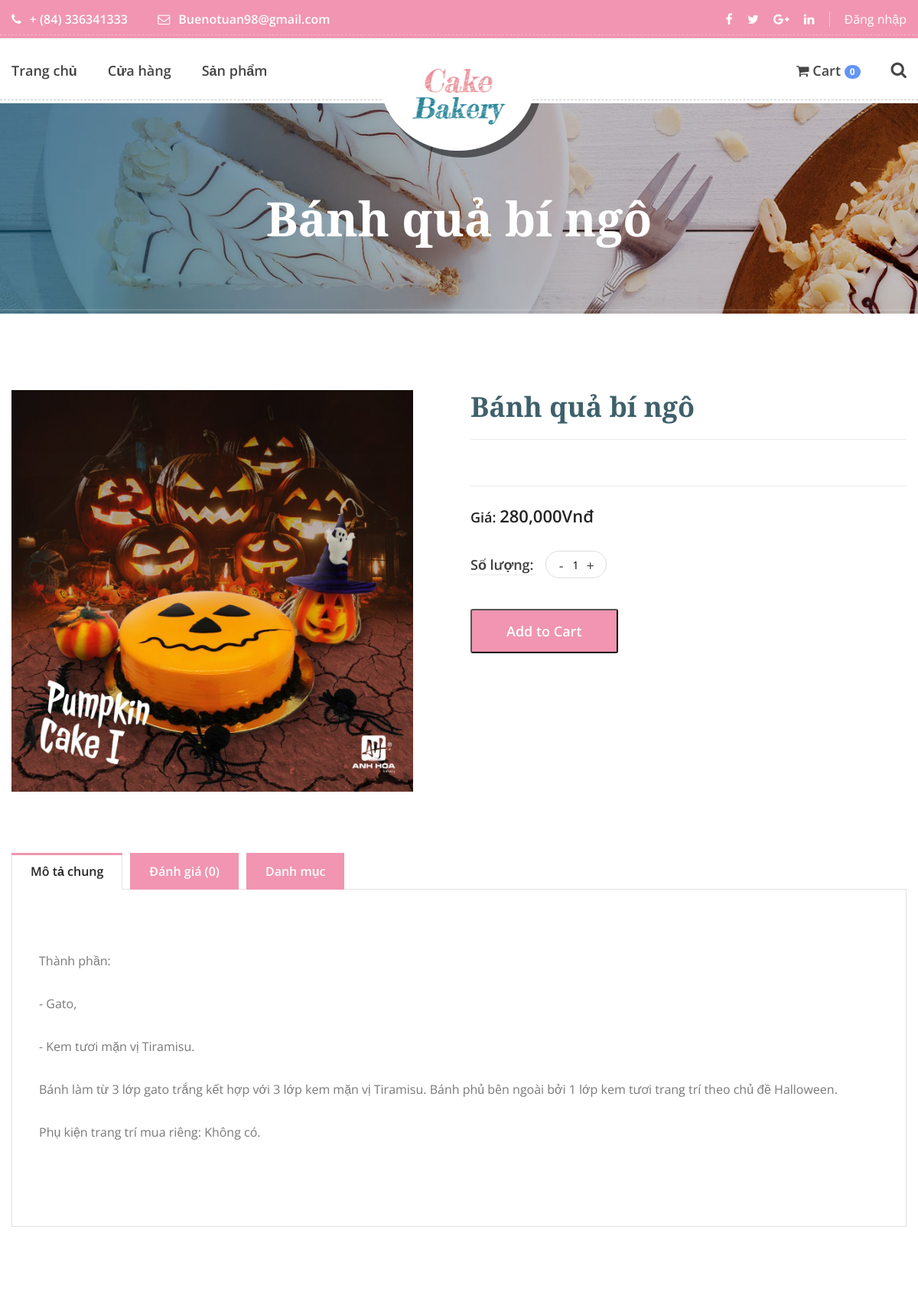
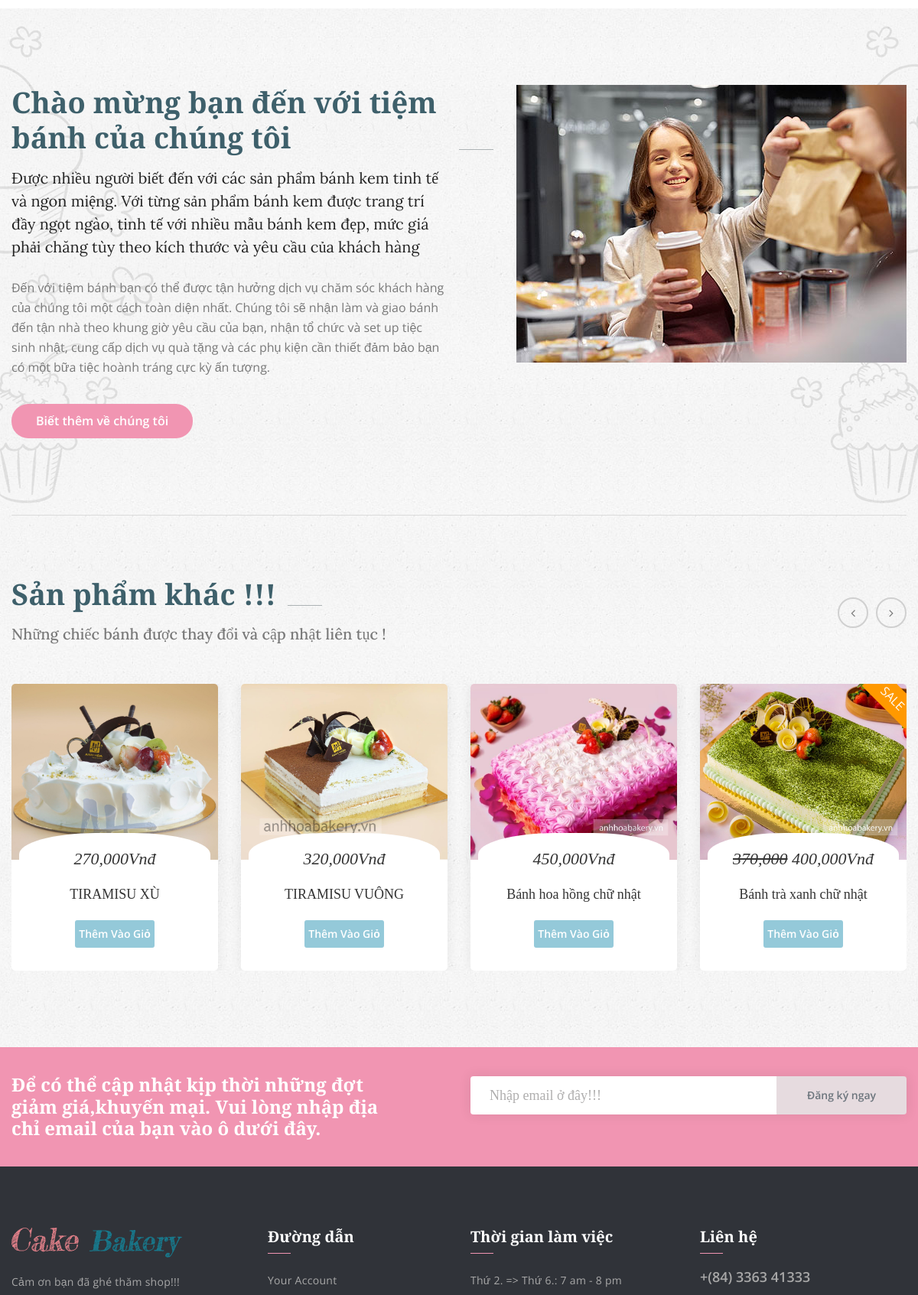
/index.php?controller=Product&action=detail&id=71 (upper part), run on the app's committed database (2 pictures, top to bottom).
### tables this page shows
CREATE TABLE `products` (
  `id` int(10) UNSIGNED NOT NULL,
  `name` varchar(100) DEFAULT NULL,
  `id_type` int(10) UNSIGNED DEFAULT NULL,
  `description` text DEFAULT NULL,
  `content` text NOT NULL,
  `unit_price` float DEFAULT NULL,
  `promotion_price` float DEFAULT NULL,
  `image` varchar(255) DEFAULT NULL,
  `unit` varchar(255) DEFAULT NULL,
  `new` tinyint(4) DEFAULT 0,
  `created_at` timestamp NULL DEFAULT NULL,
  `updated_at` timestamp NULL DEFAULT NULL
);

### Mvc/Frontend/Controllers/ProductController.php (called while the page is built, shortened)
<?php
	include "Mvc/Frontend/Models/ProductModel.php";
	class ProductController extends Controller{
		public function detail(){
			$id = isset($_GET["id"])&&is_numeric($_GET["id"])?$_GET["id"]:0;
			$record = $this->modelDetail($id);
			$this->renderHTML("Mvc/Frontend/Views/ProductDetailView.php",array("record"=>$record));
		}
	}
 ?>

### index.php (called while the page is built, shortened)
<?php
	include "App/Routing.php";
 ?>

### Mvc/Frontend/Models/ProductModel.php (called while the page is built, shortened)
<?php
	trait ProductModel{
		public function modelDetail($id){
			$conn = Connection::getInstance();
			$query = $conn->prepare("select * from products where id=:id");
			$query->execute(array("id"=>$id));
			return $query->fetch();
		}
		public function modelOtherProduct($id_other){
			$conn = Connection::getInstance();
			$query = $conn->prepare("select * from products where id<>:id_other order by id desc limit 2,6");
			$query->execute(array("id_other"=>$id_other));
			return $query->fetchAll();
		}
	}
 ?>

### Mvc/Frontend/Views/ProductDetailView.php (the view, shortened to what this page needs)
<!DOCTYPE html>
<html lang="en">
<head>  <base href="http://localhost/dev/">
        <link href="Assets/Frontend/css/font-awesome.min.css" rel="stylesheet">
        <link href="Assets/Frontend/vendors/linearicons/style.css" rel="stylesheet">
        <link href="Assets/Frontend/vendors/flat-icon/flaticon.css" rel="stylesheet">
        <link href="Assets/Frontend/vendors/stroke-icon/style.css" rel="stylesheet">
        <link href="Assets/Frontend/css/bootstrap.min.css" rel="stylesheet">
        <link href="Assets/Frontend/vendors/revolution/css/settings.css" rel="stylesheet">
        <link href="Assets/Frontend/vendors/revolution/css/layers.css" rel="stylesheet">
        <link href="Assets/Frontend/vendors/revolution/css/navigation.css" rel="stylesheet">
        <link href="Assets/Frontend/vendors/animate-css/animate.css" rel="stylesheet">
        <link href="Assets/Frontend/vendors/owl-carousel/owl.carousel.min.css" rel="stylesheet">
        <link href="Assets/Frontend/vendors/magnifc-popup/magnific-popup.css" rel="stylesheet">
        <link href="Assets/Frontend/vendors/jquery-ui/jquery-ui.min.css" rel="stylesheet">
        <link href="Assets/Frontend/vendors/nice-select/css/nice-select.css" rel="stylesheet">
        <link href="Assets/Frontend/css/style.css" rel="stylesheet">
        <link rel="stylesheet" type="text/css" href="Assets/Frontend/css/my_style.css">
        <link href="Assets/Frontend/css/responsive.css" rel="stylesheet">
    </head>
    <body>
		 <?php include "Mvc/Frontend/Views/HeaderView.php";
         include "Mvc/Frontend/Controllers/CategoryController.php";
         ?>
        <section class="banner_area">
        	<div class="container">
        		<div class="banner_text">
        			<h3><?php echo $record->name; ?></h3>
        		</div>
        	</div>
        </section>
        <section class="product_details_area p_100">
        	<div class="container">
        		<div class="row product_d_price">
        			<div class="col-lg-6">
        				<div class="product_img"><img class="img-fluid" style="width: 525px; height: auto;object-fit: cover;" src="Assets/Upload/Products/<?php echo $record->image; ?>" alt=""></div>
        			</div>
        			<div class="col-lg-6">
                        <form method="post" action="index.php?controller=Cart">
        				<div class="product_details_text">
        					<h4><?php echo $record->name; ?></h4>
        					<p><?php echo isset($record->content)? $record->content :''  ?></p>
        					<h5>Giá: <?php if ($record->promotion_price==0): ?>
									<span><?php echo number_format($record->unit_price); ?></span><span>Vnđ</span>
								<?php else: ?>
									<del><?php echo number_format($record->unit_price); ?></del>&nbsp;&nbsp;
									<span><?php echo number_format($record->promotion_price); ?></span>&nbsp;<span>Vnđ</span>
								<?php endif ?></h5>
                            <div class="quantity" style="margin-bottom: 40px;">
                                <p>Số lượng:</p>
                                <div class="pro-qty" style="border: 1px solid #ddd;"><input name="qty" type="text" value="1"></div>
                            </div>
        					<button class="pink_more" onclick="window.location.href='index.php?controller=Cart&action=add&id=<?php echo $rows->id; ?>'" href="">Add to Cart</button>
        				</div>
                        </form>
        			</div>
        		</div>
        		<div class="product_tab_area">
					<nav>
						<div class="nav nav-tabs" id="nav-tab" role="tablist">
							<a class="nav-item nav-link active" id="nav-home-tab" data-toggle="tab" href="#nav-home" role="tab" aria-controls="nav-home" aria-selected="true">Mô tả chung</a>
							<a class="nav-item nav-link" id="nav-profile-tab" data-toggle="tab" href="#nav-profile" role="tab" aria-controls="nav-profile" aria-selected="false">Đánh giá (0)</a>
							<a class="nav-item nav-link" id="nav-contact-tab" data-toggle="tab" href="#nav-contact" role="tab" aria-controls="nav-contact" aria-selected="false">Danh mục</a>
						</div>
					</nav>
					<div class="tab-content" id="nav-tabContent">
						<div class="tab-pane fade show active" id="nav-home" role="tabpanel" aria-labelledby="nav-home-tab">
							<p><?php echo isset($record->description)? $record->description :''  ?></p>
						</div>
					</div>
        		</div>
        	</div>
        </section>
       <section class="welcome_bakery_area">
  <div class="container">
    <div class="welcome_bakery_inner p_100">
      <div class="row">
        <div class="col-lg-6">
          <div class="main_title">
            <h2>Chào mừng bạn đến với tiệm bánh của chúng tôi</h2>
            <p>Được nhiều người biết đến với các sản phẩm bánh kem tinh tế và ngon miệng. Với từng sản phẩm bánh kem được trang trí đầy ngọt ngào, tinh tế với nhiều mẫu bánh kem đẹp, mức giá phải chăng tùy theo kích thước và yêu cầu của khách hàng</p>
          </div>
          <div class="welcome_left_text">
            <p>Đến với tiệm bánh bạn có thể được tận hưởng dịch vụ chăm sóc khách hàng của chúng tôi một cách toàn diện nhất. Chúng tôi sẽ nhận làm và giao bánh đến tận nhà theo khung giờ yêu cầu của bạn, nhận tổ chức và set up tiệc sinh nhật, cung cấp dịch vụ quà tặng và các phụ kiện cần thiết đảm bảo bạn có một bữa tiệc hoành tráng cực kỳ ấn tượng.</p>
            <a class="pink_btn" href="#">Biết thêm về chúng tôi</a>
          </div>
        </div>
        <div class="col-lg-6">
          <div class="welcome_img">
            <img class="img-fluid" src="Assets/Frontend/img/cake-feature/welcome-right.jpg" alt="">
          </div>
        </div>
      </div>
    </div>
    <div class="cake_feature_inner">
      <div class="main_title">
        <h2>Sản phẩm khác !!!</h2>
        <h5> Những chiếc bánh được thay đổi và cập nhật liên tục !</h5>
      </div>
      <div class="cake_feature_slider owl-carousel">
        <?php  $id_other= isset($_GET["id"])&&is_numeric($_GET["id"])?$_GET["id"]:0;
        $data= $this->modelOtherProduct($id_other);
         foreach ($data as $rows): ?>
        <div class="item">
          <div class="cake_feature_item">
            <a href="index.php?controller=Product&action=detail&id=<?php echo $rows->id; ?> ">
              <div class="cake_img">
                <img  height="230px;" style="object-fit: cover;" src="Assets/Upload/Products/<?php echo $rows->image; ?>" alt="">
              </div>
            </a>
            <?php if ($rows->promotion_price != 0): ?>
              <div class="ribbon-wrapper"><div class="ribbon sale">Sale</div></div>
            <?php endif ?>
            <div class="cake_text">
              <h4 class="animated flash" style="font-size:22px;width: 250px; height: 70px; border-radius:40%;" >
                <?php if ($rows->promotion_price==0): ?>
                  <span><?php echo $unit_price =number_format($rows->unit_price); ?></span><span>Vnđ</span>
                <?php else: ?>
                  <del><?php echo $promotion_price=number_format($rows->promotion_price); ?></del>
                  <span><?php echo $unit_price=number_format($rows->unit_price); ?></span><span>Vnđ</span>
                <?php endif ?>
                </h4>
              <h3 style=""><?php echo $rows->name; ?></h3>
              <a class="pest_btn" href="index.php?controller=Cart&action=add&id=<?php echo $rows->id; ?>">Thêm Vào Giỏ</a>
            </div>
          </div>
        </div>
        <?php endforeach; ?>
      </div>
    </div>
  </div>
</section>
        <?php include "Mvc/Frontend/Views/FooterView.php"; ?>
    </body>
</html>

### Assets/Frontend/css/my_style.css (style rules this page uses)
.ribbon-wrapper { width:60px; height:60px; overflow:hidden; position:absolute; top:-2px; right:-1px; z-index: 0; }
.ribbon { color:#fff; text-align:center; -webkit-transform:rotate(45deg); -moz-transform:rotate(45deg); -ms-transform:rotate(45deg); -o-transform:rotate(45deg); position:relative; padding:4px 0; left:1px; top:4px; width:80px; text-transform:uppercase; background-color:#3a5c83 }
.ribbon:before,.ribbon:after { content:""; border-top:3px solid #6e8900; border-left:3px solid transparent; border-right:3px solid transparent; position:absolute; bottom:-3px }
.ribbon:before { left:0 }
.ribbon:after { right:0 }
.ribbon.sale { background-color:#f90 }
.quantity p { float: left; margin-right: 15px; font-weight: 600; color: #414141; padding:0px; padding-top: 5px; margin-bottom: 0; font-size: 18px; }
.quantity .pro-qty { width: 94px; height: 36px; border: 1px solid #ddd; padding: 0 15px; border-radius: 40px; float: left; }
.quantity .pro-qty input { width: 28px; float: left; border: none; height: 36px; line-height: 40px; padding: 0; font-size: 14px; text-align: center; background-color: transparent; }
.quantity { margin-bottom: 0; -webkit-box-pack: center; -ms-flex-pack: center; justify-content: center; }
.quantity .pro-qty { width: 80px; background: #fff; border-color: #fff; }
*, *:before, *:after { box-sizing: border-box; }

### data on the page
products: name "Bánh quả bí ngô", image (picture), unit_price "280,000", description "Thành phần: - Gato, - Kem tươi mặn vị Tiramisu. Bánh làm từ 3 lớp gato trắng kết hợp với 3 lớp kem mặn vị Tiramisu. Bánh phủ bên ngoài bởi 1 lớp kem tươi trang trí theo chủ đề Halloween. Phụ kiện trang trí mua riêng: Không có."
products: image (picture), unit_price "270,000", name "TIRAMISU XÙ"
products: image (picture), unit_price "320,000", name "TIRAMISU VUÔNG"
products: image (picture), unit_price "450,000", name "Bánh hoa hồng chữ nhật"
products: image (picture), shows "SALE", promotion_price "370,000", unit_price "400,000", name "Bánh trà xanh chữ nhật"

### other printed values
count($_SESSION['cart']) "0"
